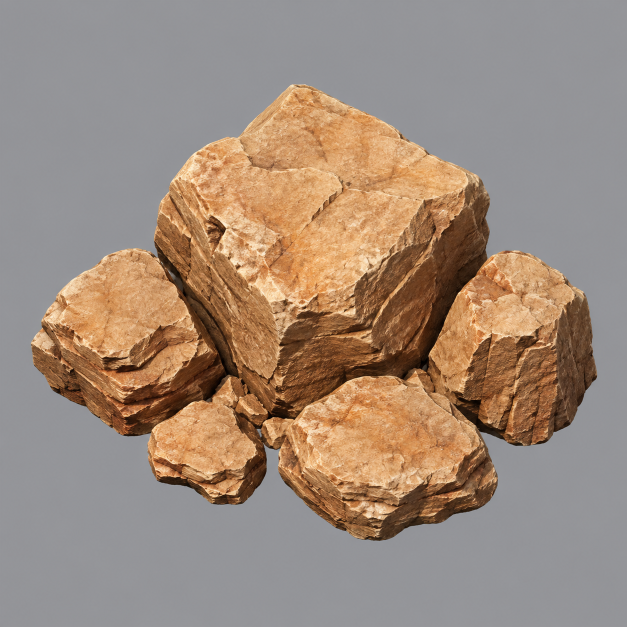
#> input picture tools/skinforge/art/terrain/boulder_cluster_a.png, 1254 x 1254 px (shown at 1/2 size)
$ python props.py
#> lines starting #> are read from the running program, lines starting #| are printed output that depends on the picture
"""
Turns generated terrain prop renders into the map's prop atlas.

    python3 tools/skinforge/props.py

Reads every PNG in tools/skinforge/art/terrain/, cuts the flat background out,
trims, scales, packs them into public/terrain/props-v1.webp, and writes the
frame rectangles to shared/terrainAtlas.ts. Also drops a contact sheet at
tools/skinforge/art/terrain/_contact.png so all of it can be checked at a
glance rather than one file at a time.

── Why this is not cutout.py ─────────────────────────────────────────────────

`cutout.py` is for base skins and it decides background by BRIGHTNESS: a pixel
is background if it is above 238 on every channel and reachable from the frame
edge. That is right for art generated on white. Terrain props are generated on
a mid-grey, roughly #9AA0A6, so nothing in them passes that test and cutout.py
would remove nothing at all while reporting success.

Three things this has to do that cutout.py does not:

1. SAMPLE THE KEY PER IMAGE. The renders are not exactly #9AA0A6. Measured at
   the frame edges they drift - (151,152,155), (150,152,158), (145,149,155) -
   and they vary within a single image. A hardcoded key leaves a halo, so the
   key and the tolerance are both measured from each image's own border.

2. PRODUCE SOFT ALPHA. `power_pylon_a` is an open lattice: background shows
   through several hundred thin struts, and every strut edge is anti-aliased
   toward grey. A binary mask leaves a grey outline on every member, which
   against pale sand reads as scaffolding drawn in pencil.

3. DE-FRINGE. A half-transparent pixel still carries half the background's grey.
   Un-mixing it - solving C = a*F + (1-a)*key for F - is what stops every soft
   edge in the set from being subtly grey. Without it the props look like
   stickers.

The flood-fill-from-the-edge principle is kept from cutout.py, and for the same
reason: only pixels actually connected to the outside are background, so a grey
patch enclosed inside a wreck survives.
"""

import json
import os
import sys
from collections import deque

from PIL import Image

ROOT = os.path.dirname(os.path.dirname(os.path.dirname(os.path.abspath(__file__))))
SRC = os.path.join(ROOT, "tools", "skinforge", "art", "terrain")
ATLAS = os.path.join(ROOT, "public", "terrain", "props-v1.webp")
CATALOGUE = os.path.join(ROOT, "shared", "terrainAtlas.ts")
CONTACT = os.path.join(SRC, "_contact.png")

# The longest edge any prop is drawn at, and the atlas quality.
#
# A plot is `zoom` pixels and zoom tops out at 190, so a two-plot landmark wants
# about 380 to be pixel-exact at maximum zoom. 340 is deliberately a little under
# that: the oldest phone a tester will use is about five years old, and what
# costs that device is not the file but the DECODED atlas sitting in memory.
# 384 at quality 92 is 1010 KB and 9.2 MB decoded; 340 at 86 is 717 KB and
# 7.2 MB. The only visible difference is a touch of softness on the largest
# landmarks at maximum zoom, which nobody will see and everybody would feel.
MAX_EDGE = 340
QUALITY = 86

# Atlas width. Height grows in shelves to fit.
ATLAS_W = 2048
PAD = 2


def border_key(im):
    """
    The background colour and how much it wanders, measured from this image's
    own frame edge rather than assumed.

    Returns (key, tolerance). Tolerance is three standard deviations of the
    border, so a clean render gets a tight threshold and a noisy one gets a
    looser one - clamped at both ends, because a very clean border would
    otherwise produce a threshold so tight that the anti-aliased ring around
    the subject never fills.
    """
    w, h = im.size
    px = im.load()
    samples = []
    for x in range(0, w, 2):
        samples.append(px[x, 0])
        samples.append(px[x, h - 1])
    for y in range(0, h, 2):
        samples.append(px[0, y])
        samples.append(px[w - 1, y])

    n = len(samples)
    key = tuple(sum(s[i] for s in samples) // n for i in range(3))
    var = sum(sum((s[i] - key[i]) ** 2 for i in range(3)) for s in samples) / n
    sd = var ** 0.5
    tol = max(14.0, min(34.0, sd * 3.0))
    return key, tol


def cut_out(im):
    """Background out, soft alpha in, grey cast removed."""
    w, h = im.size
    px = im.load()
    key, tol = border_key(im)
    kr, kg, kb = key

    # Distance from the key, per pixel, once.
    dist = [0.0] * (w * h)
    for y in range(h):
        row = y * w
        for x in range(w):
            r, g, b = px[x, y]
            dr, dg, db = r - kr, g - kg, b - kb
            dist[row + x] = (dr * dr + dg * dg + db * db) ** 0.5

    # Flood fill inward. Only pixels connected to the frame edge are background,
    # which is what protects an enclosed grey patch inside a wreck.
    bg = bytearray(w * h)
    seen = bytearray(w * h)
    queue = deque()

    def visit(x, y):
        i = y * w + x
        if seen[i]:
            return
        seen[i] = 1
        if dist[i] <= tol:
            bg[i] = 1
            queue.append((x, y))

    for x in range(w):
        visit(x, 0)
        visit(x, h - 1)
    for y in range(h):
        visit(0, y)
        visit(w - 1, y)

    while queue:
        x, y = queue.popleft()
        if x > 0:
            visit(x - 1, y)
        if x < w - 1:
            visit(x + 1, y)
        if y > 0:
            visit(x, y - 1)
        if y < h - 1:
            visit(x, y + 1)

    # Alpha. Background is gone outright; everything else ramps in over the band
    # just above the tolerance, which is where anti-aliased edges live.
    lo, hi = tol, tol * 2.4
    out = Image.new("RGBA", (w, h))
    op = out.load()
    for y in range(h):
        row = y * w
        for x in range(w):
            i = row + x
            if bg[i]:
                op[x, y] = (0, 0, 0, 0)
                continue
            d = dist[i]
            a = 1.0 if d >= hi else (0.0 if d <= lo else (d - lo) / (hi - lo))
            if a <= 0.0:
                op[x, y] = (0, 0, 0, 0)
                continue
            r, g, b = px[x, y]
            if a < 0.985:
                # Un-mix the background out of a partly transparent pixel.
                r = (r - kr * (1 - a)) / a
                g = (g - kg * (1 - a)) / a
                b = (b - kb * (1 - a)) / a
            op[x, y] = (
                max(0, min(255, int(round(r)))),
                max(0, min(255, int(round(g)))),
                max(0, min(255, int(round(b)))),
                int(round(a * 255)),
            )
    return out, key, tol


def fit(im):
    """Trim to what survived, then scale so the longest edge is MAX_EDGE."""
    box = im.getbbox()
    if box:
        im = im.crop(box)
    w, h = im.size
    if max(w, h) > MAX_EDGE:
        s = MAX_EDGE / max(w, h)
        im = im.resize((max(1, round(w * s)), max(1, round(h * s))), Image.LANCZOS)
    return im


def pack(items):
    """Shelf packing. Twenty props do not need anything cleverer."""
    items = sorted(items, key=lambda it: -it[1].size[1])
    x = y = shelf = 0
    frames = {}
    for name, im in items:
        w, h = im.size
        if x + w + PAD > ATLAS_W:
            x = 0
            y += shelf + PAD
            shelf = 0
        frames[name] = (x, y, w, h)
        x += w + PAD
        shelf = max(shelf, h)
    height = y + shelf + PAD
    atlas = Image.new("RGBA", (ATLAS_W, height), (0, 0, 0, 0))
    for name, im in items:
        fx, fy, _, _ = frames[name]
        atlas.paste(im, (fx, fy))
    return atlas, frames


def contact_sheet(items):
    """Every prop on one sheet, over a basin-coloured ground, at map scale."""
    cols = 5
    cell = 260
    rows = (len(items) + cols - 1) // cols
    sheet = Image.new("RGB", (cols * cell, rows * cell), (198, 172, 126))
    for i, (name, im) in enumerate(items):
        w, h = im.size
        s = min((cell - 30) / w, (cell - 30) / h)
        thumb = im.resize((max(1, round(w * s)), max(1, round(h * s))), Image.LANCZOS)
        cx = (i % cols) * cell + (cell - thumb.width) // 2
        cy = (i // cols) * cell + cell - 14 - thumb.height
        sheet.paste(thumb, (cx, cy), thumb)
    return sheet


def main():
    if not os.path.isdir(SRC):
        print(f"no source folder at {SRC}")
        return 1
    names = sorted(
        f for f in os.listdir(SRC) if f.endswith(".png") and not f.startswith("_")
    )
    if not names:
        print(f"no props in {SRC}")
        return 1

    print(f"{len(names)} props from {SRC}\n")
    print(f"  {'prop':26s}{'source':>12s}{'key':>18s}{'tol':>6s}{'kept':>7s}{'packed':>12s}")

    items = []
    for f in names:
        src = Image.open(os.path.join(SRC, f)).convert("RGB")
#> src is the input picture: PIL image 1254x1254 RGB; mean R, G, B 157.6, 138.2, 123.2
        cut, key, tol = cut_out(src)
#> after the loop in border_key, `for x in range(0, w, 2):`: samples = 1254 items, first 6: (147, 148, 151), (146, 143, 149), (148, 149, 154), (147, 147, 152), (148, 148, 153), (148, 148, 152)
#> after the loop in border_key, `for y in range(0, h, 2):`: samples = 2508 items, first 6: (147, 148, 151), (146, 143, 149), (148, 149, 154), (147, 147, 152), (148, 148, 153), (148, 148, 152)
#> in border_key, `n = len(samples)`: n = 2508
#> in border_key, `key = tuple(sum(s[i] for s in samples) // n for i in range(3))`: key = (148, 148, 152)
#> in border_key, `var = sum(sum((s[i] - key[i]) ** 2 for i in range(3)) for s in samples..`: var = 4.03
#> in border_key, `sd = var ** 0.5`: sd = 2.01
#> in border_key, `tol = max(14.0, min(34.0, sd * 3.0))`: tol = 14
#> in cut_out, `key, tol = border_key(im)`: key = (148, 148, 152); tol = 14
#> in cut_out, `kr, kg, kb = key`: kr = 148; kb = 152
#> after the loop in cut_out, `for y in range(h):`: dist = 1572516 items
#> in cut_out, `lo, hi = tol, tol * 2.4`: lo = 14; hi = 33.6
#> in cut_out, `out = Image.new("RGBA", (w, h))`: out: PIL image 1254x1254 RGBA; every value is 0
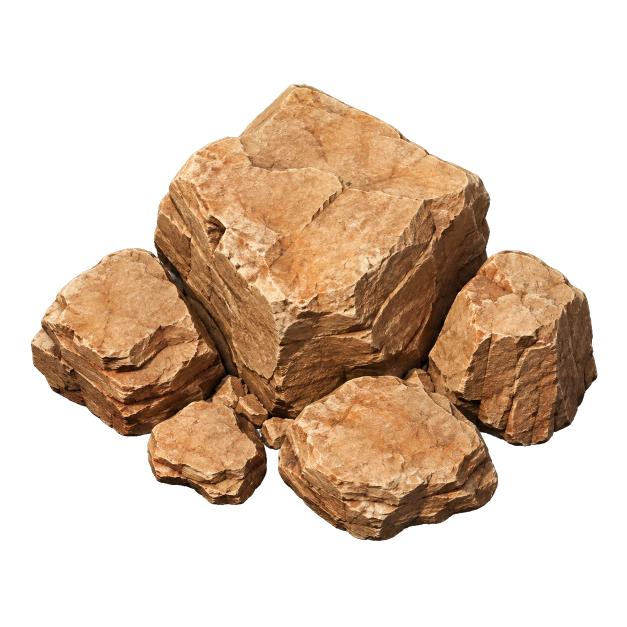
#> cut: PIL image 1254x1254 RGBA (shown at 1/2 size); mean R, G, B, A 70.1, 50.2, 32.9, 103.7; transparent parts drawn white
#> key = (148, 148, 152); tol = 14
        alpha = cut.getchannel("A")
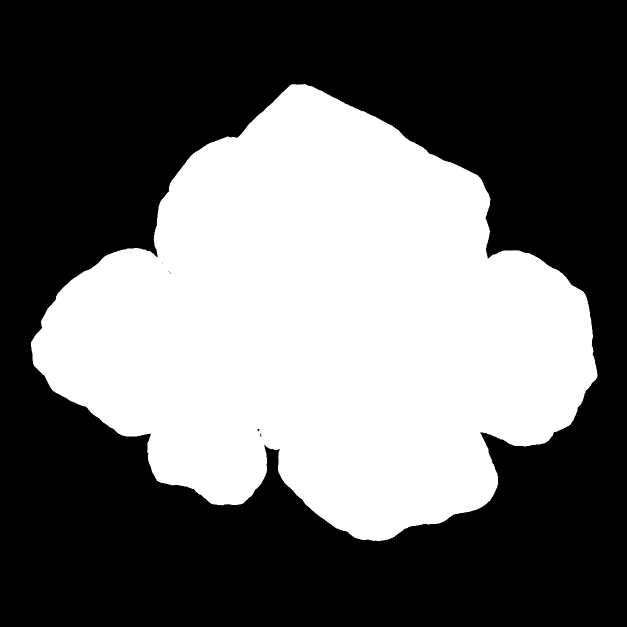
#> alpha: PIL image 1254x1254 L (shown at 1/2 size); min 0, max 255, mean 103.7
        kept = sum(alpha.point(lambda v: 255 if v > 8 else 0).histogram()[255:]) / (
            cut.size[0] * cut.size[1]
        )
#> kept = 0.407
        fitted = fit(cut)
#> in fit, `box = im.getbbox()`: box = (61, 168, 1196, 1082)
#> in fit, `im = im.resize((max(1, round(w * s)), max(1, round(h * s))), Image.LAN..`:
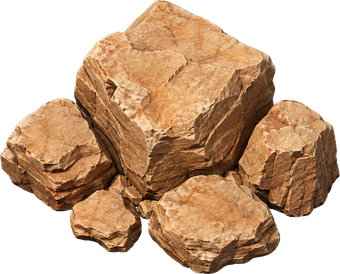
#> im: PIL image 340x274 RGBA; mean R, G, B, A 108.7, 78.1, 51.6, 157.1; transparent parts drawn white
        items.append((f[:-4], fitted))
        print(
            f"  {f[:-4]:26s}{f'{src.size[0]}x{src.size[1]}':>12s}"
            f"{str(key):>18s}{tol:>6.1f}{kept:>6.0%}"
            f"{f'{fitted.size[0]}x{fitted.size[1]}':>12s}"
        )
#|   boulder_cluster_a            1254x1254   (148, 148, 152)  14.0   41%     340x274
#> pass 2 of the loop in main, `for f in names:`:
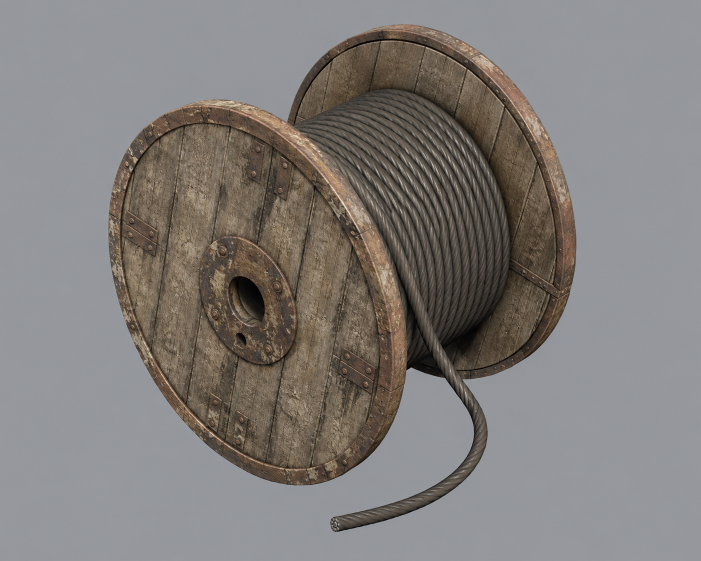
#> input picture tools/skinforge/art/terrain/cable_spool_a.png, 1402 x 1122 px (shown at 1/2 size)
#> in main, src is the input picture: PIL image 1402x1122 RGB; mean R, G, B 128.9, 125.3, 122.8
#> out: PIL image 1402x1122 RGBA; every value is 0
#> cut: PIL image 1402x1122 RGBA
#> in main, `alpha = cut.getchannel("A")`:
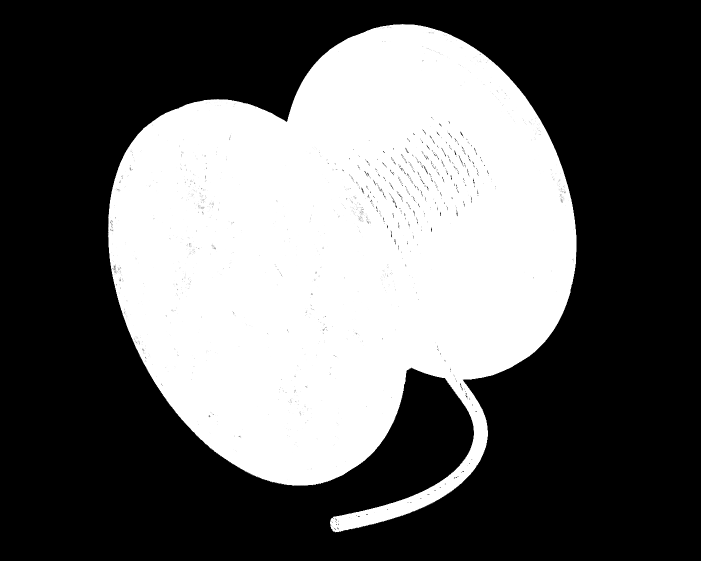
#> alpha: PIL image 1402x1122 L (shown at 1/2 size); min 0, max 255, mean 100
#> in fit (call 2), `im = im.resize((max(1, round(w * s)), max(1, round(h * s))), Image.LAN..`:
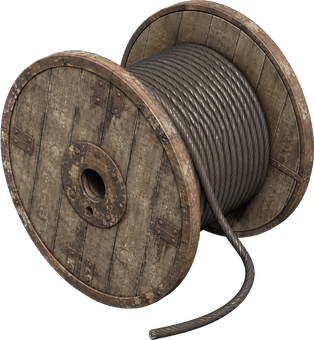
#> im: PIL image 314x340 RGBA; mean R, G, B, A 66.1, 57.6, 48.7, 164.8; transparent parts drawn white
#|   cable_spool_a                1402x1122   (149, 151, 155)  14.0   39%     314x340

    atlas, frames = pack(items)
#> the loop in pack, `for name, im in items:` made 2 passes
#> name on passes 1 to 2: 'cable_spool_a', 'boulder_cluster_a'
#> in pack, `atlas = Image.new("RGBA", (ATLAS_W, height), (0, 0, 0, 0))`: atlas: PIL image 2048x342 RGBA; every value is 0
#> after the loop in pack, `for name, im in items:`:
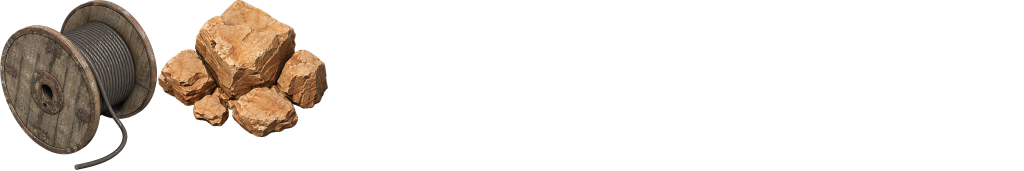
#> atlas: PIL image 2048x342 RGBA (shown at 1/2 size); mean R, G, B, A 24.5, 19.2, 14.3, 46; transparent parts drawn white
    os.makedirs(os.path.dirname(ATLAS), exist_ok=True)
    atlas.save(ATLAS, "WEBP", quality=QUALITY, method=6)

    sheet = contact_sheet(items)
#> in contact_sheet, `sheet = Image.new("RGB", (cols * cell, rows * cell), (198, 172, 126))`:
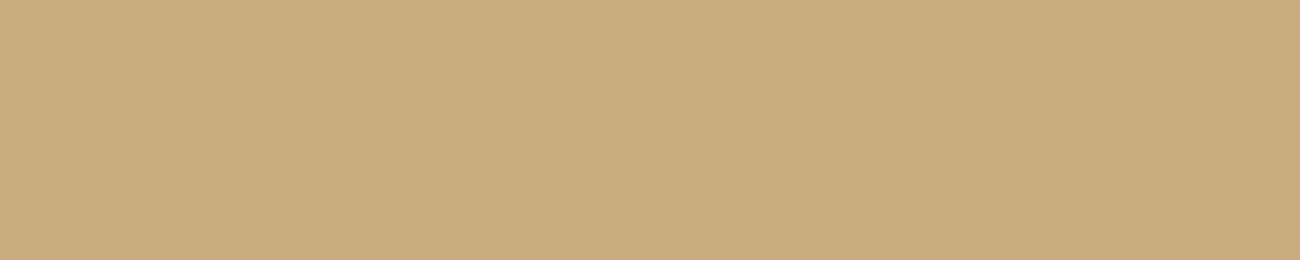
#> sheet: PIL image 1300x260 RGB; mean R, G, B 198, 172, 126
#> the loop in contact_sheet, `for i, (name, im) in enumerate(items):` made 2 passes
#> pass 1, in contact_sheet, `thumb = im.resize((max(1, round(w * s)), max(1, round(h * s))), Image...`:
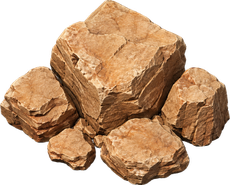
#> thumb: PIL image 230x185 RGBA; mean R, G, B, A 110.2, 79.3, 52.4, 157.1; transparent parts drawn white
#> after the loop in contact_sheet, `for i, (name, im) in enumerate(items):`:
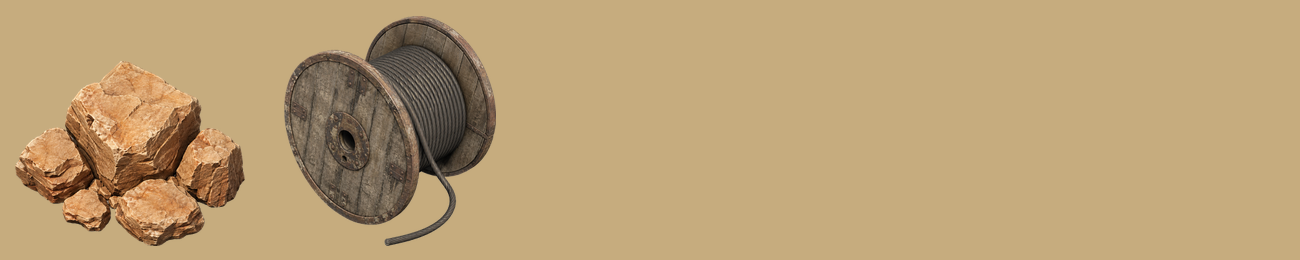
#> sheet: PIL image 1300x260 RGB; mean R, G, B 186.8, 160.2, 117.5
    sheet.save(CONTACT)

    lines = [
        "/**",
        " * Terrain prop frames in public/terrain/props-v1.webp.",
        " *",
        " * GENERATED by tools/skinforge/props.py - do not edit by hand.",
        " * Re-run the script when art is added or replaced.",
        " *",
        " * Frames only. What a prop IS - its class, whether it blocks base",
        " * placement, its logical footprint in plots - lives in",
        " * shared/terrainProps.ts, which is written by hand.",
        " */",
        "",
        "export interface AtlasFrame {",
        "  x: number;",
        "  y: number;",
        "  w: number;",
        "  h: number;",
        "}",
        "",
        f"export const PROP_ATLAS_SRC = '/terrain/props-v1.webp';",
        f"export const PROP_ATLAS_W = {atlas.size[0]};",
        f"export const PROP_ATLAS_H = {atlas.size[1]};",
        "",
        "export const PROP_FRAMES: Record<string, AtlasFrame> = {",
    ]
    for name in sorted(frames):
        x, y, w, h = frames[name]
        lines.append(f"  {name}: {{x: {x}, y: {y}, w: {w}, h: {h}}},")
#> this loop made 2 passes
    lines.append("};")
    lines.append("")
    with open(CATALOGUE, "w", encoding="utf-8") as fh:
        fh.write("\n".join(lines))

    kb = os.path.getsize(ATLAS) / 1024
    print(f"\n  atlas    {atlas.size[0]}x{atlas.size[1]}  {kb:.0f} KB  -> {ATLAS}")
#|   atlas    2048x342  61 KB  -> public/terrain/props-v1.webp
    print(f"  frames   {len(frames)}                -> {CATALOGUE}")
#|   frames   2                -> shared/terrainAtlas.ts
    print(f"  contact  sheet                  -> {CONTACT}")
    return 0


if __name__ == "__main__":
    sys.exit(main())
#> (the program exits here)
